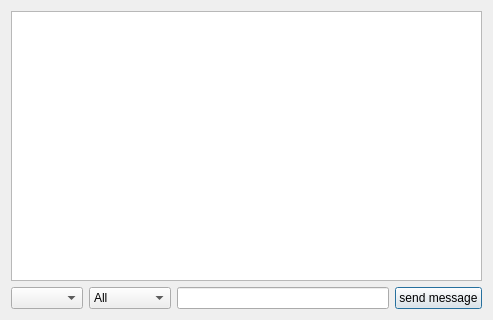
<?xml version="1.0" encoding="UTF-8"?>
<ui version="4.0">
 <class>server</class>
 <widget class="QDialog" name="server">
  <property name="geometry">
   <rect>
    <x>0</x>
    <y>0</y>
    <width>493</width>
    <height>320</height>
   </rect>
  </property>
  <property name="windowTitle">
   <string>Dialog</string>
  </property>
  <layout class="QGridLayout" name="gridLayout">
   <item row="0" column="0" colspan="4">
    <widget class="QTextEdit" name="textmessage"/>
   </item>
   <item row="1" column="0">
    <widget class="QComboBox" name="combo_client_list"/>
   </item>
   <item row="1" column="1">
    <widget class="QComboBox" name="combo_send_message_type">
     <item>
      <property name="text">
       <string>All</string>
      </property>
     </item>
     <item>
      <property name="text">
       <string>individuel</string>
      </property>
     </item>
    </widget>
   </item>
   <item row="1" column="2">
    <widget class="QLineEdit" name="linemessage"/>
   </item>
   <item row="1" column="3">
    <widget class="QPushButton" name="sendmessage">
     <property name="text">
      <string>send message</string>
     </property>
    </widget>
   </item>
  </layout>
 </widget>
 <resources/>
 <connections/>
</ui>
